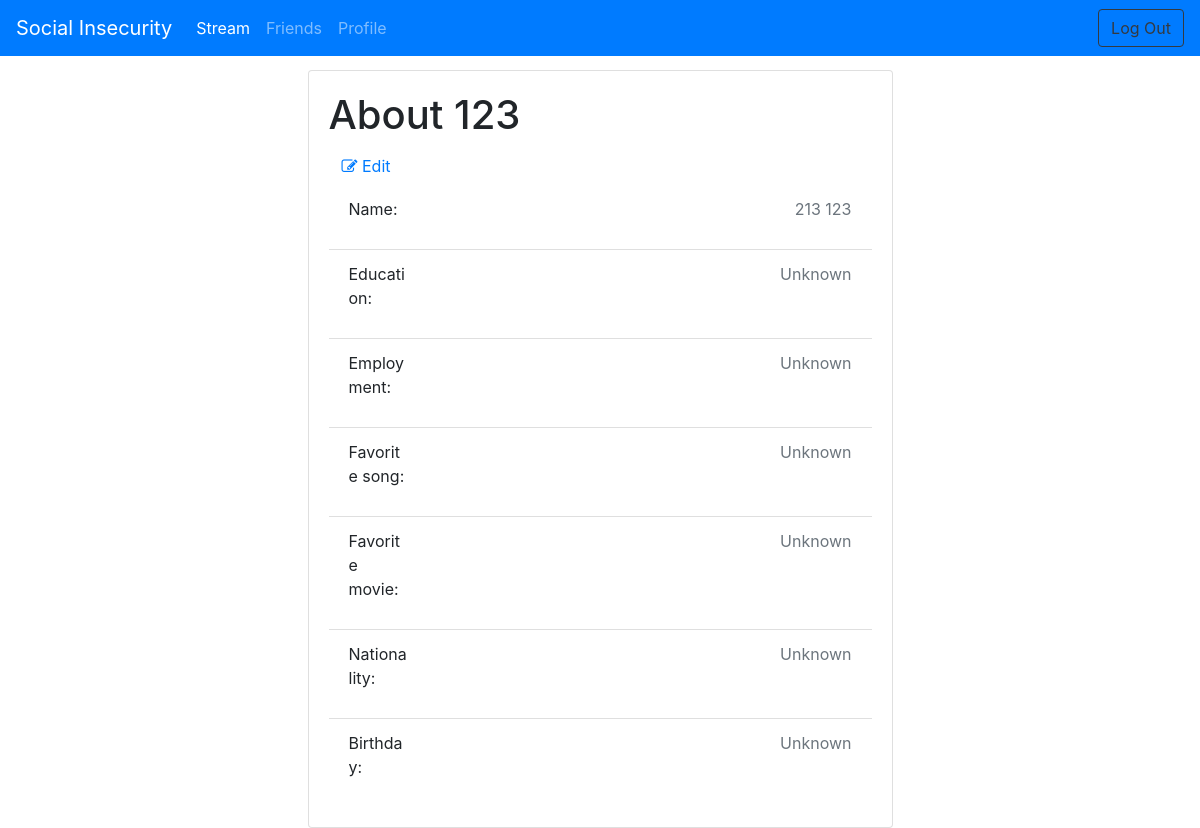
Page /profile/123 on the earlier database version.
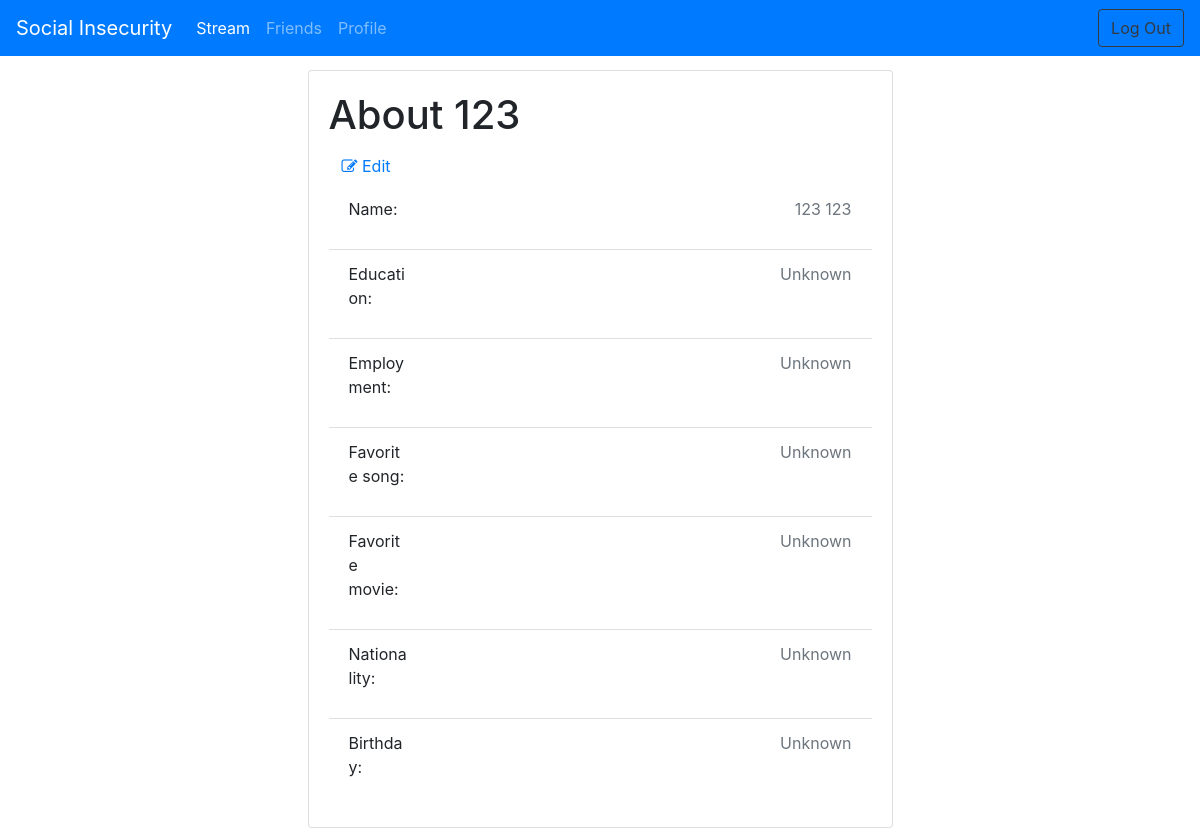
Same page on the later database version.
### tables this page shows
CREATE TABLE [Users] (
  id INTEGER PRIMARY KEY,
  username VARCHAR,
  first_name VARCHAR,
  last_name VARCHAR,
  [password] VARCHAR,
  education VARCHAR DEFAULT 'Unknown',
  employment VARCHAR DEFAULT 'Unknown',
  music VARCHAR DEFAULT 'Unknown',
  movie VARCHAR DEFAULT 'Unknown',
  nationality VARCHAR DEFAULT 'Unknown',
  birthday DATE DEFAULT 'Unknown'
);

### app/routes.py (the view, shortened to what this page needs)
@app.route('/profile/<username>', methods=['GET', 'POST'])
def profile(username):
    form = ProfileForm()
    user = query_db('SELECT * FROM Users WHERE username="{}";'.format(username), one=True)
    return render_template('profile.html', title='profile', username=username, user=user, form=form)

### app/__init__.py (called while the page is built)
def get_db():
    db = getattr(g, '_database', None)
    if db is None:
        db = g._database = sqlite3.connect(app.config['DATABASE'])
    db.row_factory = sqlite3.Row
    return db

def query_db(query, one=False):
    db = get_db()
    cursor = db.execute(query)
    rv = cursor.fetchall()
    cursor.close()
    db.commit()
    return (rv[0] if rv else None) if one else rv

@app.teardown_appcontext
def close_connection(exception):
    db = getattr(g, '_database', None)
    if db is not None:
        db.close()

### app/templates/profile.html (shortened to what this page needs)
{% extends "base.html" %}
{% import "bootstrap/wtf.html" as wtf %}
{% block content %}
<div class="container-flex justify-content-center">
    <div class="row justify-content-center">
        <div class="col-sm-12 col-lg-6">
            <div class="card">
                <div class="card-body">
                    <h1 class="card-text">About {{username}}</h1>
                    <button type="button" class="btn btn-link" id="edit-button"><span class="fa fa-edit"></span>&nbsp;Edit</button>
                    <div id="view-details">
                        <ul class="list-group list-group-flush">
                            <li class="list-group-item d-inline">
                                <div class="row">
                                    <p class="col-sm-2">Name:</p>
                                    <p class="text-right col-sm-10 text-muted">{{user.first_name}} {{user.last_name}}</p>
                                </div>
                            </li>
                            <li class="list-group-item d-inline">
                                <div class="row">
                                    <p class="col-sm-2">Education:</p>
                                    <p class="text-right col-sm-10 text-muted">{{user.education}}</p>
                                </div>
                            </li>
                            <li class="list-group-item d-inline">
                                <div class="row">
                                    <p class="col-sm-2">Employment:</p>
                                    <p class="text-right col-sm-10 text-muted">{{user.employment}}</p>
                                </div>
                            </li>
                            <li class="list-group-item d-inline">
                                <div class="row">
                                    <p class="col-sm-2">Favorite song:</p>
                                    <p class="text-right col-sm-10 text-muted">{{user.music}}</p>
                                </div>
                            </li>
                            <li class="list-group-item d-inline">
                                <div class="row">
                                    <p class="col-sm-2">Favorite movie:</p>
                                    <p class="text-right col-sm-10 text-muted">{{user.movie}}</p>
                                </div>
                            </li>
                            <li class="list-group-item d-inline">
                                <div class="row">
                                    <p class="col-sm-2">Nationality:</p>
                                    <p class="text-right col-sm-10 text-muted">{{user.nationality}}</p>
                                </div>
                            </li>
                            <li class="list-group-item d-inline">
                                <div class="row">
                                    <p class="col-sm-2">Birthday:</p>
                                    <p class="text-right col-sm-10 text-muted">{{user.birthday}}</p>
                                </div>
                            </li>
                        </ul>
                    </div>
                </div>
            </div>
        </div>
    </div>
</div>
{% endblock %}

### app/templates/base.html (shortened to what this page needs)
<!DOCTYPE html>
<html lang="en">
    <head>
        <link rel="stylesheet" href="../static/css/general.css">
        <link href="https://maxcdn.bootstrapcdn.com/font-awesome/4.7.0/css/font-awesome.min.css" rel="stylesheet">
        <link rel="stylesheet" href="https://stackpath.bootstrapcdn.com/bootstrap/4.3.1/css/bootstrap.min.css">
    </head>
    <body>
        {% if title == 'Welcome' %}
        <nav class="navbar navbar-dark bg-primary fixed-top">
            <a class="navbar-brand" href="#">Social Insecurity</a>
        </nav>
        {% else %}
        <nav class="navbar navbar-dark bg-primary navbar-expand-lg fixed-top">
            <a class="navbar-brand" href={{url_for('stream', username=username)}}>Social Insecurity</a>
            <div class="collapse navbar-collapse" id="navbar-toggle">
            <ul class="navbar-nav mr-auto">
                <li class="nav-item active">
                    {% if title == 'Stream' or title == 'Comments' %}
                    <a class="nav-link active" href={{ url_for('stream', username=username) }}>Stream <span class="sr-only">(current)</span></a>
                    {% else %}
                    <a class="nav-link" href={{ url_for('stream', username=username) }}>Stream</a>
                    {% endif %}
                </li>
                <li class="nav-item">
                    {% if title == 'Friends' %}
                    <a class="nav-link active" href={{ url_for('friends', username=username) }}>Friends <span class="sr-only">(current)</span></a>
                    {% else %}
                    <a class="nav-link" href={{ url_for('friends', username=username) }}>Friends</a>
                    {% endif %}
                </li>
                <li class="nav-item">
                    {% if title == 'Profile' %}
                    <a class="nav-link" href={{ url_for('profile', username=username) }}>Profile <span class="sr-only">(current)</span></a>
                    {% else %}
                    <a class="nav-link" href={{ url_for('profile', username=username) }}>Profile</a>
                    {% endif %}
                </li>
            </ul>
            <a class="btn btn-outline-dark" href={{url_for('index')}} role="button">Log Out</a>
            </div>
        </nav>
        {% endif %}
        {% block content %}{% endblock %}
    </body>
</html>

### app/static/css/general.css (style rules this page uses)
body { padding-top: 70px }

Differences in the rows shown:
no longer on this page (row edited): Users: first_name "213", last_name "123", education "Unknown", employment "Unknown", music "Unknown", movie "Unknown", nationality "Unknown", birthday "Unknown"
now on this page (row edited): Users: first_name "123", last_name "123", education "Unknown", employment "Unknown", music "Unknown", movie "Unknown", nationality "Unknown", birthday "Unknown"
